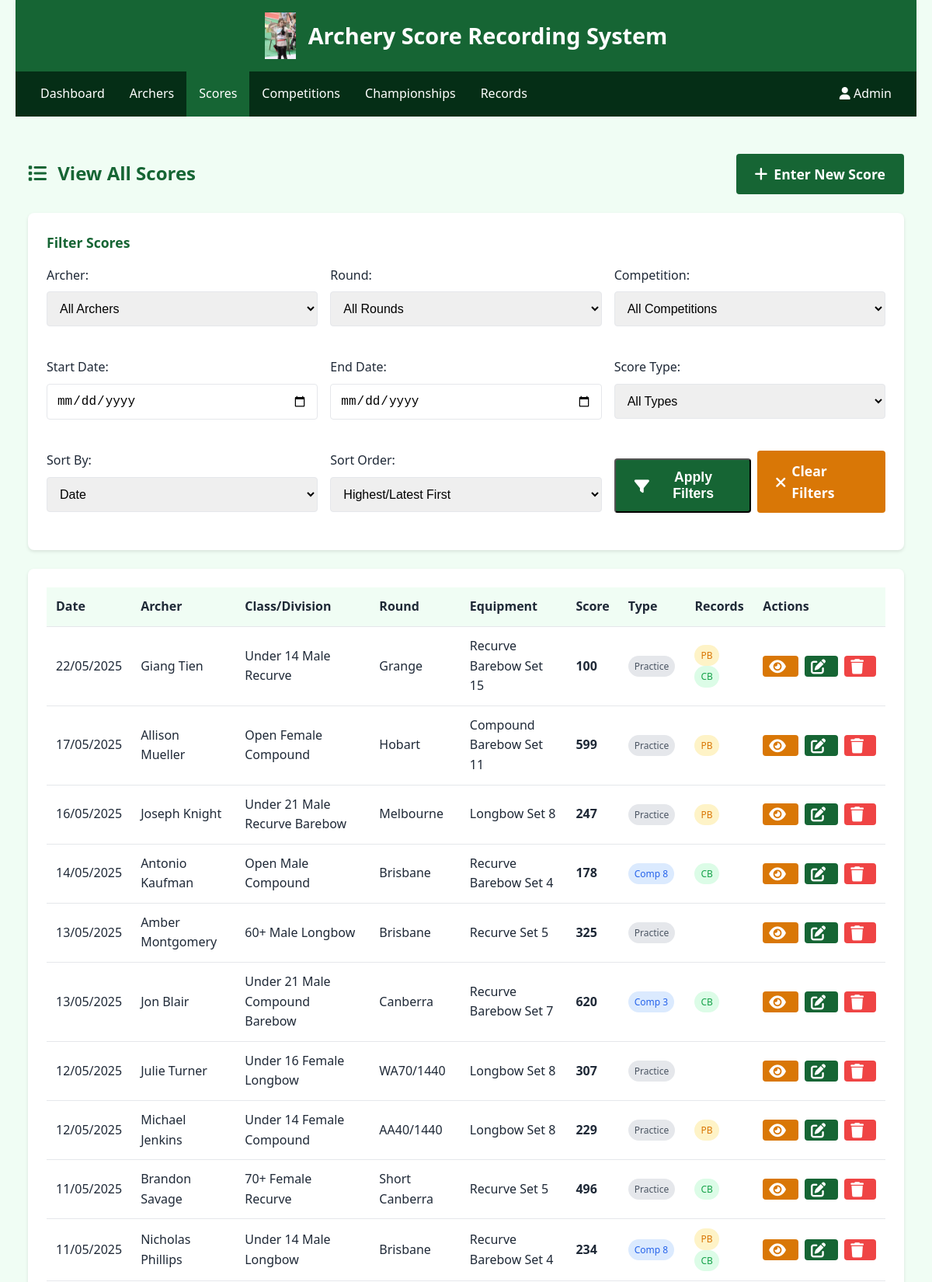
The page /recorder/view_scores.php (signed in, upper part) on the database its author committed.
### tables this page shows
CREATE TABLE `RecorderTable` (
  `RecorderID` int(11) NOT NULL,
  `Username` varchar(50) NOT NULL,
  `Password` varchar(255) NOT NULL,
  `FirstName` varchar(50) NOT NULL,
  `LastName` varchar(50) NOT NULL,
  `Email` varchar(100) NOT NULL,
  `IsActive` tinyint(1) DEFAULT '1'
);

CREATE TABLE `ScoreTable` (
  `ScoreID` int(11) NOT NULL,
  `ArcherID` int(11) NOT NULL,
  `RoundID` int(11) NOT NULL,
  `EquipmentID` int(11) NOT NULL,
  `CompetitionID` int(11) DEFAULT NULL,
  `DateShot` date NOT NULL,
  `TotalScore` int(11) NOT NULL,
  `IsPractice` tinyint(1) DEFAULT '1',
  `IsApproved` tinyint(1) DEFAULT '0',
  `IsPersonalBest` tinyint(1) DEFAULT '0',
  `IsClubBest` tinyint(1) DEFAULT '0'
);

CREATE TABLE `ArcherTable` (
  `ArcherID` int(11) NOT NULL,
  `FirstName` varchar(50) NOT NULL,
  `LastName` varchar(50) NOT NULL,
  `Gender` enum('Male','Female') NOT NULL,
  `DOB` date NOT NULL,
  `ClassID` int(11) NOT NULL,
  `DefaultDivisionID` int(11) NOT NULL,
  `DefaultEquipmentID` int(11) NOT NULL,
  `IsActive` tinyint(1) DEFAULT '1'
);

CREATE TABLE `ClassTable` (
  `ClassID` int(11) NOT NULL,
  `ClassName` varchar(100) NOT NULL,
  `Gender` enum('Female','Male') DEFAULT NULL,
  `MinAge` int(11) NOT NULL,
  `MaxAge` int(11) NOT NULL
);

CREATE TABLE `DivisionTable` (
  `DivisionID` int(11) NOT NULL,
  `DivisionName` varchar(100) NOT NULL,
  `Gender` varchar(6) DEFAULT NULL
);

CREATE TABLE `RoundTable` (
  `RoundID` int(11) NOT NULL,
  `RoundName` varchar(100) NOT NULL,
  `TotalArrows` int(11) NOT NULL,
  `IsOfficial` tinyint(1) DEFAULT '0',
  `DateEffectiveFrom` date NOT NULL,
  `DateEffectiveTo` date DEFAULT NULL
);

CREATE TABLE `EquipmentTable` (
  `EquipmentID` int(11) NOT NULL,
  `EquipmentName` varchar(50) NOT NULL,
  `DivisionID` int(11) NOT NULL
);

CREATE TABLE `CompetitionTable` (
  `CompetitionID` int(11) NOT NULL,
  `CompetitionName` varchar(100) NOT NULL,
  `StartDate` date NOT NULL,
  `EndDate` date NOT NULL,
  `Location` varchar(100) NOT NULL,
  `IsOfficial` tinyint(1) DEFAULT '0',
  `IsChampionship` tinyint(1) DEFAULT '0',
  `ContributesToChampionship` tinyint(1) DEFAULT '0'
);

### includes/settings.php (called while the page is built, shortened)
<?php
$host = "";
$user = "";
$pwd = "";
$sql_db = "";
function getDbConnection() {
    global $host, $user, $pwd, $sql_db;
    try {
        $conn = new mysqli($host, $user, $pwd, $sql_db);
        $conn->set_charset("utf8mb4");
        return $conn;
    } catch (Exception $e) {
        error_log("Database connection error: " . $e->getMessage());
        return false;
    }
}
function getCurrentRecorder() {
    $conn = getDbConnection();
    $recorder_id = $_SESSION['recorder_id'];
    $stmt = $conn->prepare("SELECT RecorderID, Username, FirstName, LastName, Email FROM RecorderTable WHERE RecorderID = ? AND IsActive = 1");
    $stmt->bind_param("i", $recorder_id);
    $stmt->execute();
    $result = $stmt->get_result();
    if ($result->num_rows === 1) {
        return $result->fetch_assoc();
    } else {
        session_unset();
        session_destroy();
        return null;
    }
}
function formatDate($date, $format = 'd/m/Y') {
    $timestamp = strtotime($date);
    return date($format, $timestamp);
}

### recorder/view_scores.php (the view, shortened to what this page needs)
<?php
require_once '../includes/settings.php';
require_once '../includes/db_functions.php';
$recorder = getCurrentRecorder();
$archerId = isset($_GET['archer_id']) ? intval($_GET['archer_id']) : 0;
$startDate = isset($_GET['start_date']) ? sanitizeInput($_GET['start_date']) : '';
$endDate = isset($_GET['end_date']) ? sanitizeInput($_GET['end_date']) : '';
$roundId = isset($_GET['round_id']) ? intval($_GET['round_id']) : 0;
$competitionId = isset($_GET['competition_id']) ? intval($_GET['competition_id']) : 0;
$isPractice = isset($_GET['is_practice']) ? intval($_GET['is_practice']) : -1;
$sortBy = isset($_GET['sort_by']) ? sanitizeInput($_GET['sort_by']) : 'date';
$sortOrder = isset($_GET['sort_order']) ? sanitizeInput($_GET['sort_order']) : 'desc';
$scores = [];
$conn = getDbConnection();
if ($conn) {
    $query = "SELECT s.*, r.RoundName, e.EquipmentName, c.CompetitionName,
              a.FirstName, a.LastName, cl.ClassName, d.DivisionName
              FROM ScoreTable s
              JOIN ArcherTable a ON s.ArcherID = a.ArcherID
              JOIN RoundTable r ON s.RoundID = r.RoundID
              JOIN EquipmentTable e ON s.EquipmentID = e.EquipmentID
              JOIN ClassTable cl ON a.ClassID = cl.ClassID
              JOIN DivisionTable d ON a.DefaultDivisionID = d.DivisionID
              LEFT JOIN CompetitionTable c ON s.CompetitionID = c.CompetitionID
              WHERE s.IsApproved = 1";
    $params = [];
    $types = "";
    if ($sortBy === 'date') {
        $query .= " ORDER BY s.DateShot " . ($sortOrder === 'asc' ? 'ASC' : 'DESC');
    } elseif ($sortBy === 'score') {
        $query .= " ORDER BY s.TotalScore " . ($sortOrder === 'asc' ? 'ASC' : 'DESC');
    } elseif ($sortBy === 'archer') {
        $query .= " ORDER BY a.LastName " . ($sortOrder === 'asc' ? 'ASC' : 'DESC') . ", a.FirstName " . ($sortOrder === 'asc' ? 'ASC' : 'DESC');
    } elseif ($sortBy === 'round') {
        $query .= " ORDER BY r.RoundName " . ($sortOrder === 'asc' ? 'ASC' : 'DESC');
    }
    if (!empty($params)) {
        $stmt = $conn->prepare($query);
        call_user_func_array(array($stmt, 'bind_param'), array_merge(array($types), $params));
        $stmt->execute();
        $result = $stmt->get_result();
    } else {
        $result = $conn->query($query);
    }
    if ($result) {
        while ($row = $result->fetch_assoc()) {
            $scores[] = $row;
        }
    }
}
?>
<!DOCTYPE html>
<html lang="en">
<head>
    <link rel="stylesheet" href="../css/main.css">
    <link rel="stylesheet" href="../css/navbar_recorder.css">
    <link rel="stylesheet" href="https://cdnjs.cloudflare.com/ajax/libs/font-awesome/6.0.0/css/all.min.css">
</head>
<body>
    <div class="container">
        <header>
            <div class="logo">
                <img src="../images/archery-logo.png" alt="Archery Club Logo" onerror="this.src='../images/default-logo.png'">
                <h1>Archery Score Recording System</h1>
            </div>
        </header>
        <div class="navbar">
            <div class="navbar-left">
                <a href="dashboard.php">Dashboard</a>
                <div class="dropdown">
                    <a href="#" class="dropdown-toggle">Archers</a>
                </div>
                <div class="dropdown">
                    <a href="#" class="dropdown-toggle active">Scores</a>
                </div>
                <div class="dropdown">
                    <a href="#" class="dropdown-toggle">Competitions</a>
                </div>
                <div class="dropdown">
                    <a href="#" class="dropdown-toggle">Championships</a>
                </div>
                <div class="dropdown">
                    <a href="#" class="dropdown-toggle">Records</a>
                </div>
            </div>
            <div class="navbar-right">
                <div class="dropdown">
                    <a href="#" class="dropdown-toggle">
                        <i class="fas fa-user"></i> <?php echo htmlspecialchars($recorder['FirstName']); ?>
                    </a>
                </div>
            </div>
        </div>
        <main>
            <div class="view-scores-container">
                <div class="page-header">
                    <h2><i class="fas fa-list"></i> View All Scores</h2>
                    <div class="action-buttons">
                        <a href="enter_score.php" class="btn btn-primary">
                            <i class="fas fa-plus"></i> Enter New Score
                        </a>
                    </div>
                </div>
                <div class="filter-section">
                    <h3>Filter Scores</h3>
                    <form action="view_scores.php" method="get" class="filter-form">
                        <div class="filter-row">
                            <div class="form-group">
                                <label for="archer">Archer:</label>
                                <select id="archer" name="archer_id" class="form-control">
                                    <option value="">All Archers</option>
                                </select>
                            </div>
                            <div class="form-group">
                                <label for="round">Round:</label>
                                <select id="round" name="round_id" class="form-control">
                                    <option value="">All Rounds</option>
                                </select>
                            </div>
                            <div class="form-group">
                                <label for="competition">Competition:</label>
                                <select id="competition" name="competition_id" class="form-control">
                                    <option value="">All Competitions</option>
                                </select>
                            </div>
                        </div>
                        <div class="filter-row">
                            <div class="form-group">
                                <label for="start-date">Start Date:</label>
                                <input type="date" id="start-date" name="start_date" class="form-control" value="<?php echo $startDate; ?>">
                            </div>
                            <div class="form-group">
                                <label for="end-date">End Date:</label>
                                <input type="date" id="end-date" name="end_date" class="form-control" value="<?php echo $endDate; ?>">
                            </div>
                            <div class="form-group">
                                <label for="type">Score Type:</label>
                                <select id="type" name="is_practice" class="form-control">
                                    <option value="-1" <?php echo ($isPractice === -1) ? 'selected' : ''; ?>>All Types</option>
                                </select>
                            </div>
                        </div>
                        <div class="filter-row">
                            <div class="form-group">
                                <label for="sort-by">Sort By:</label>
                                <select id="sort-by" name="sort_by" class="form-control">
                                    <option value="date" <?php echo ($sortBy === 'date') ? 'selected' : ''; ?>>Date</option>
                                </select>
                            </div>
                            <div class="form-group">
                                <label for="sort-order">Sort Order:</label>
                                <select id="sort-order" name="sort_order" class="form-control">
                                    <option value="desc" <?php echo ($sortOrder === 'desc') ? 'selected' : ''; ?>>Highest/Latest First</option>
                                </select>
                            </div>
                            <div class="form-group filter-buttons">
                                <button type="submit" class="btn btn-primary">
                                    <i class="fas fa-filter"></i> Apply Filters
                                </button>
                                <a href="view_scores.php" class="btn btn-secondary">
                                    <i class="fas fa-times"></i> Clear Filters
                                </a>
                            </div>
                        </div>
                    </form>
                </div>
                <?php if (empty($scores)): ?>
                    <div class="no-scores">
                        <i class="fas fa-info-circle"></i>
                        <h3>No Scores Found</h3>
                        <p>No scores match the current filters.</p>
                        <?php if ($archerId || $roundId || $competitionId || $startDate || $endDate || $isPractice >= 0): ?>
                            <p>Try adjusting your filters or <a href="view_scores.php">view all scores</a>.</p>
                        <?php endif; ?>
                    </div>
                <?php else: ?>
                    <div class="scores-table-container">
                        <table class="data-table scores-table">
                            <thead>
                                <tr>
                                    <th>Date</th>
                                    <th>Archer</th>
                                    <th>Class/Division</th>
                                    <th>Round</th>
                                    <th>Equipment</th>
                                    <th>Score</th>
                                    <th>Type</th>
                                    <th>Records</th>
                                    <th>Actions</th>
                                </tr>
                            </thead>
                            <tbody>
                                <?php foreach ($scores as $score): ?>
                                    <tr>
                                        <td><?php echo formatDate($score['DateShot']); ?></td>
                                        <td><?php echo htmlspecialchars($score['FirstName'] . ' ' . $score['LastName']); ?></td>
                                        <td><?php echo htmlspecialchars($score['ClassName'] . ' ' . $score['DivisionName']); ?></td>
                                        <td><?php echo htmlspecialchars($score['RoundName']); ?></td>
                                        <td><?php echo htmlspecialchars($score['EquipmentName']); ?></td>
                                        <td class="score-value"><?php echo $score['TotalScore']; ?></td>
                                        <td>
                                            <?php if ($score['IsPractice']): ?>
                                                <span class="badge badge-practice">Practice</span>
                                            <?php else: ?>
                                                <span class="badge badge-competition"><?php echo htmlspecialchars($score['CompetitionName']); ?></span>
                                            <?php endif; ?>
                                        </td>
                                        <td>
                                            <?php if ($score['IsPersonalBest']): ?>
                                                <span class="badge badge-pb" title="Personal Best">PB</span>
                                            <?php endif; ?>
                                            <?php if ($score['IsClubBest']): ?>
                                                <span class="badge badge-cb" title="Club Best">CB</span>
                                            <?php endif; ?>
                                        </td>
                                        <td>
                                            <div class="action-buttons">
                                                <a href="score_details.php?id=<?php echo $score['ScoreID']; ?>" class="btn btn-sm btn-secondary" title="View Details">
                                                    <i class="fas fa-eye"></i>
                                                </a>
                                                <a href="edit_score.php?id=<?php echo $score['ScoreID']; ?>" class="btn btn-sm btn-primary" title="Edit Score">
                                                    <i class="fas fa-edit"></i>
                                                </a>
                                                <a href="view_scores.php?action=delete&id=<?php echo $score['ScoreID']; ?>" class="btn btn-sm btn-danger" title="Delete Score" onclick="return confirm('Are you sure you want to delete this score? This action cannot be undone.');">
                                                    <i class="fas fa-trash"></i>
                                                </a>
                                            </div>
                                        </td>
                                    </tr>
                                <?php endforeach; ?>
                            </tbody>
                        </table>
                    </div>
                <?php endif; ?>
            </div>
        </main>
    </div>
</body>
</html>

### rows shown on the page
recordertable: FirstName "Admin"
scoretable: DateShot "22/05/2025", ArcherID.LastName "Giang Tien", classtable.ClassName "Under 14 Male Recurve", RoundID.RoundName "Grange", EquipmentID.EquipmentName "Recurve Barebow Set 15", TotalScore "100", IsPractice "Practice", IsPersonalBest "PB", IsClubBest "CB"
scoretable: DateShot "17/05/2025", ArcherID.LastName "Allison Mueller", classtable.ClassName "Open Female Compound", RoundID.RoundName "Hobart", EquipmentID.EquipmentName "Compound Barebow Set 11", TotalScore "599", IsPractice "Practice", IsPersonalBest "PB"
scoretable: DateShot "16/05/2025", ArcherID.LastName "Joseph Knight", classtable.ClassName "Under 21 Male Recurve Barebow", RoundID.RoundName "Melbourne", EquipmentID.EquipmentName "Longbow Set 8", TotalScore "247", IsPractice "Practice", IsPersonalBest "PB"
scoretable: DateShot "14/05/2025", ArcherID.LastName "Antonio Kaufman", classtable.ClassName "Open Male Compound", RoundID.RoundName "Brisbane", EquipmentID.EquipmentName "Recurve Barebow Set 4", TotalScore "178", CompetitionID.CompetitionName "Comp 8", IsClubBest "CB"
scoretable: DateShot "13/05/2025", ArcherID.LastName "Amber Montgomery", classtable.ClassName "60+ Male Longbow", RoundID.RoundName "Brisbane", EquipmentID.EquipmentName "Recurve Set 5", TotalScore "325", IsPractice "Practice"
scoretable: DateShot "13/05/2025", ArcherID.LastName "Jon Blair", classtable.ClassName "Under 21 Male Compound Barebow", RoundID.RoundName "Canberra", EquipmentID.EquipmentName "Recurve Barebow Set 7", TotalScore "620", CompetitionID.CompetitionName "Comp 3", IsClubBest "CB"
scoretable: DateShot "12/05/2025", ArcherID.LastName "Julie Turner", classtable.ClassName "Under 16 Female Longbow", RoundID.RoundName "WA70/1440", EquipmentID.EquipmentName "Longbow Set 8", TotalScore "307", IsPractice "Practice"
scoretable: DateShot "12/05/2025", ArcherID.LastName "Michael Jenkins", classtable.ClassName "Under 14 Female Compound", RoundID.RoundName "AA40/1440", EquipmentID.EquipmentName "Longbow Set 8", TotalScore "229", IsPractice "Practice", IsPersonalBest "PB"
scoretable: DateShot "11/05/2025", ArcherID.LastName "Brandon Savage", classtable.ClassName "70+ Female Recurve", RoundID.RoundName "Short Canberra", EquipmentID.EquipmentName "Recurve Set 5", TotalScore "496", IsPractice "Practice", IsClubBest "CB"
scoretable: DateShot "11/05/2025", ArcherID.LastName "Nicholas Phillips", classtable.ClassName "Under 14 Male Longbow", RoundID.RoundName "Brisbane", EquipmentID.EquipmentName "Recurve Barebow Set 4", TotalScore "234", CompetitionID.CompetitionName "Comp 8", IsPersonalBest "PB", IsClubBest "CB"
